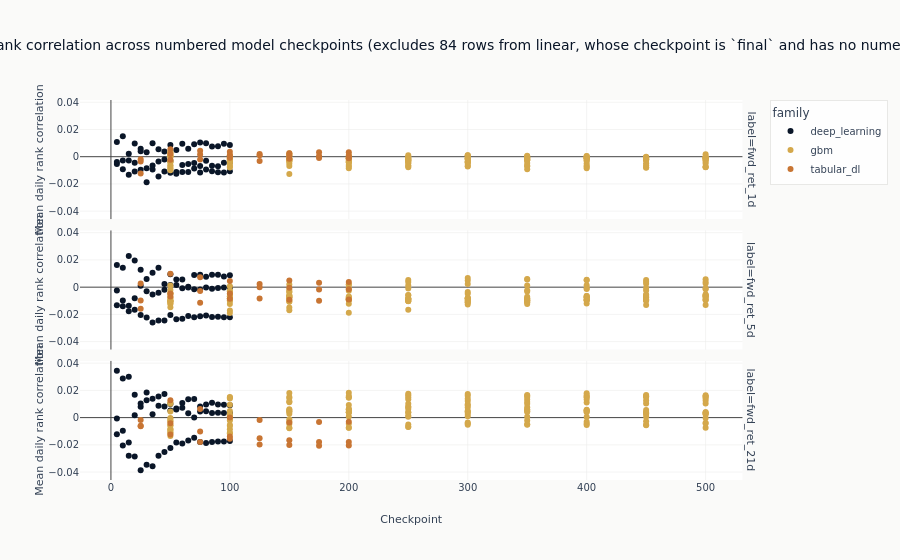

Here is the notebook cell this chart was saved with:
### Code cell
# Families whose checkpoint is `final` carry no numeric checkpoint position, so they have no x
# coordinate on this axis and plotly would drop them without saying so. They are excluded here by
# name rather than silently, and the count is stated in the title.
numbered = diagnosed.filter(pl.col("checkpoint_value").is_not_null())
unnumbered = diagnosed.filter(pl.col("checkpoint_value").is_null())
excluded_families = sorted(set(unnumbered.get_column("family"))) if unnumbered.height else []
figure = px.scatter(
    numbered,
    x="checkpoint_value",
    y="ic_mean",
    color="family",
    facet_row="label",
    hover_data=["config_name", "prediction_hash"],
    title=(
        "Validation rank correlation across numbered model checkpoints"
        + (
            f" (excludes {unnumbered.height} rows from {', '.join(excluded_families)},"
            " whose checkpoint is `final` and has no numeric position)"
            if excluded_families
            else ""
        )
    ),
    labels={"checkpoint_value": "Checkpoint", "ic_mean": "Mean daily rank correlation"},
)
figure.show()

### Figure 1 — Plotly figure (JSON) as saved in the notebook; plotly's stock layout.template omitted (floating-point values rounded to 4 significant figures; data arrays with more than 128 entries replaced by an {"elided": "..."} marker saying what was removed)
{"data": [{"customdata": [["nlinear", "0016f5cad4b6"], ["tcn", "04956220e994"], ["nlinear", "0a255defe5e9"], ["tcn", "0eb73fea6afa"], ["nlinear", "107b418ecbc1"], ["tcn", "13085f19bbdf"], ["lstm_h64", "13c2c18274b1"], ["tcn", "179a5e24a31d"], ["lstm_h64", "1ca3dd116482"], ["nlinear", "1dd16342853c"], ["tcn", "20fa64f7d231"], ["nlinear", "2282fe0ffc96"], ["tcn", "229c6496a858"], ["tcn", "24a463685007"], ["lstm_h64", "2cdd3be1dab2"], ["nlinear", "2d40c8d007d5"], ["tcn", "2e52946bc5ee"], ["nlinear", "328144c94fcd"], ["lstm_h64", "335e9c0f315a"], ["tcn", "35dc8c7044dc"], ["lstm_h64", "36e5f1cb3538"], ["nlinear", "3f9e4975768b"], ["lstm_h64", "413eae56da50"], ["lstm_h64", "434a418c56b9"], ["lstm_h64", "486d60df8cd3"], ["nlinear", "562abaab782d"], ["nlinear", "625ca33e4068"], ["lstm_h64", "62d3fed33dbf"], ["lstm_h64", "6412ce3cc131"], ["nlinear", "6a826d466336"], ["tcn", "6c76e9b23070"], ["tcn", "7119a476dd86"], ["tcn", "722db4f24f9b"], ["lstm_h64", "7891a5756f7a"], ["tcn", "7a8d5d4c704f"], ["nlinear", "7ad555dffe7f"], ["nlinear", "7cb3764c096f"], ["nlinear", "80862ae7fff2"], ["tcn", "8a3d62b26ac1"], ["nlinear", "8ef3bde90395"], ["lstm_h64", "951d34e244e6"], ["lstm_h64", "a27bbab519e9"], ["nlinear", "a4f923ccdc95"], ["tcn", "b4d91f555731"], ["tcn", "baa2300ecc61"], ["nlinear", "bdad9d8ac4eb"], ["lstm_h64", "bf16fc974668"], ["lstm_h64", "c1cf2aa7ee48"], ["nlinear", "c64c0e7951a1"], ["tcn", "c7ca1d512e18"], ["lstm_h64", "c7f88a4db486"], ["tcn", "c7fbf0570858"], ["tcn", "cb9e0c3a89fe"], ["lstm_h64", "cda0259c4ec9"], ["lstm_h64", "e95316d426da"], ["lstm_h64", "ea8b69c86459"], ["nlinear", "f2eb1fa782d5"], ["lstm_h64", "f30c2af55bec"], ["tcn", "f4566152daca"], ["nlinear", "ff810fb5104f"]], "hovertemplate": "family=deep_learning<br>label=fwd_ret_1d<br>Checkpoint=%{x}<br>Mean daily rank correlation=%{y}<br>config_name=%{customdata[0]}<br>prediction_hash=%{customdata[1]}<extra></extra>", "legendgroup": "deep_learning", "marker": {"color": "#0a1628", "symbol": "circle"}, "mode": "markers", "name": "deep_learning", "orientation": "v", "showlegend": true, "type": "scatter", "x": [20, 40, 15, 10, 95, 45, 100, 95, 35, 75, 55, 90, 70, 25, 20, 5, 85, 55, 40, 90, 45, 85, 25, 95, 10, 50, 35, 15, 90, 45, 15, 5, 80, 80, 60, 40, 65, 30, 20, 10, 65, 70, 60, 65, 100, 25, 60, 50, 80, 35, 75, 75, 50, 55, 30, 5, 70, 85, 30, 100], "xaxis": "x3", "y": [-0.01091, 0.005479, -0.01335, 0.01495, -0.0116, 0.003821, -0.003925, 0.009431, -0.006521, -0.01158, 0.004914, -0.01136, 0.009077, 0.004078, -0.004447, -0.00532, 0.007562, -0.01119, -0.003543, 0.007715, -0.00207, -0.01068, 0.005879, -0.004503, -0.002709, -0.01185, -0.00945, -0.00273, -0.007013, -0.01096, 0.002199, 0.01085, 0.009816, -0.002943, 0.009574, -0.01456, -0.01128, -0.01871, 0.009732, -0.009135, -0.005288, -0.004607, -0.0112, 0.005765, 0.008559, -0.009541, -0.006187, -0.003183, -0.009457, 0.009786, -0.006882, 0.01048, 0.008545, -0.01258, -0.008474, -0.00389, -0.008639, -0.006622, 0.003345, -0.01072], "yaxis": "y3"}, {"customdata": [["lstm_h64", "00877e7b6a7a"], ["nlinear", "008b93c8017c"], ["tcn", "048dbbebd325"], ["tcn", "123a022afad3"], ["lstm_h64", "138867a25dd2"], ["lstm_h64", "153aa98abe64"], ["lstm_h64", "1a32dfdf8677"], ["lstm_h64", "1d354b9f4dff"], ["lstm_h64", "22a0470295bd"], ["tcn", "2628a9369fae"], ["tcn", "2c128d36144b"], ["lstm_h64", "328dc612233c"], ["tcn", "3838671d1a5f"], ["nlinear", "38e5b89050aa"], ["nlinear", "38f8d15a0eff"], ["nlinear", "3ac677625d48"], ["nlinear", "3c28fb5b1b04"], ["nlinear", "3c6edc67f912"], ["lstm_h64", "416e1b8bbf34"], ["nlinear", "42d529564c2a"], ["nlinear", "4304ac6a53f8"], ["nlinear", "440f27d8b5b2"], ["nlinear", "4b6267ff6277"], ["tcn", "562ad3588d81"], ["nlinear", "572711b4c3a6"], ["tcn", "57f9b247b66a"], ["tcn", "5f5b16d8674d"], ["nlinear", "6064fd6184fa"], ["lstm_h64", "61e54b1d4d01"], ["lstm_h64", "712add9c938b"], ["nlinear", "72b942f53b3d"], ["lstm_h64", "8a8082ec58b4"], ["tcn", "8d42416b424a"], ["tcn", "93c502488088"], ["tcn", "95854494a6ac"], ["lstm_h64", "95bbe7f991c7"], ["lstm_h64", "97c93a4e64a5"], ["tcn", "9e9217ca6070"], ["lstm_h64", "af402208abe4"], ["tcn", "c3c59e76f878"], ["lstm_h64", "c4fe16fb5a71"], ["nlinear", "c62d77d2197f"], ["tcn", "c8150226d3a3"], ["tcn", "c8ad18f70aac"], ["nlinear", "cba3109e01b8"], ["nlinear", "cd135b49e9a9"], ["lstm_h64", "d07f27208dff"], ["tcn", "dc3f2cc609cd"], ["tcn", "e2b818b7e60d"], ["nlinear", "e41ad1856170"], ["lstm_h64", "e4ec44bbff72"], ["nlinear", "ea5788b985be"], ["tcn", "eba56cb0ee3c"], ["lstm_h64", "efa63b8be8bc"], ["tcn", "f95a8c5393eb"], ["lstm_h64", "fb3509f42b12"], ["nlinear", "fb90893d0581"], ["tcn", "fc57f2fa7969"], ["lstm_h64", "fd559fb7b792"], ["nlinear", "ff8c4352ccb4"]], "hovertemplate": "family=deep_learning<br>label=fwd_ret_5d<br>Checkpoint=%{x}<br>Mean daily rank correlation=%{y}<br>config_name=%{customdata[0]}<br>prediction_hash=%{customdata[1]}<extra></extra>", "legendgroup": "deep_learning", "marker": {"color": "#0a1628", "symbol": "circle"}, "mode": "markers", "name": "deep_learning", "orientation": "v", "showlegend": false, "type": "scatter", "x": [45, 20, 55, 50, 15, 20, 25, 5, 50, 85, 65, 100, 70, 100, 50, 60, 80, 85, 70, 25, 90, 30, 75, 40, 35, 10, 5, 40, 80, 10, 15, 85, 95, 20, 15, 90, 95, 45, 55, 30, 65, 55, 80, 75, 95, 10, 40, 25, 100, 5, 75, 65, 35, 60, 60, 35, 70, 90, 30, 45], "xaxis": "x2", "y": [-0.00194, -0.01661, 0.005556, 0.009485, -0.0137, -0.008095, 0.001058, -0.01332, 0.001567, 0.009165, 0.0002891, -0.0003212, 0.009012, -0.02211, -0.02045, -0.02317, -0.02085, -0.02201, -0.001602, -0.02044, -0.02165, -0.0223, -0.02139, 0.01418, -0.02605, 0.01427, 0.01635, -0.02457, -0.0002413, -0.009754, -0.01764, -0.001118, 0.007888, 0.01961, 0.02285, -0.0006011, -0.0003388, 0.002291, 0.001644, 0.005927, -0.0002817, -0.02356, 0.007721, 0.009188, -0.02209, -0.01397, -0.004072, 0.01272, 0.008676, -0.002494, -0.001807, -0.02126, 0.0105, -0.0007973, 0.00562, -0.005338, -0.02202, 0.009174, -0.002972, -0.02441], "yaxis": "y2"}, {"customdata": [["nlinear", "02910f533c40"], ["nlinear", "03949692d60c"], ["tcn", "0fc8e68fbd73"], ["nlinear", "19144ed00035"], ["tcn", "2524da328d5a"], ["lstm_h64", "25f44b5a209d"], ["nlinear", "278e76af8a40"], ["nlinear", "27c7c00bb92a"], ["lstm_h64", "2c37af127104"], ["nlinear", "2f3ee03c93c9"], ["lstm_h64", "2fbbd3e33eec"], ["tcn", "3657b0fea140"], ["lstm_h64", "3ab49f4d4a1b"], ["lstm_h64", "3dff192e1491"], ["lstm_h64", "3fdd49b3aca8"], ["lstm_h64", "432887f2dc8e"], ["lstm_h64", "44026bce2351"], ["nlinear", "466ecfe05ea0"], ["lstm_h64", "46c179c90705"], ["tcn", "4a867dd3f781"], ["nlinear", "4d98bbf9af14"], ["lstm_h64", "4decacbd00bf"], ["tcn", "4e55a3e353d4"], ["lstm_h64", "517fc2222227"], ["tcn", "52531c0b6fd2"], ["tcn", "52ee727332c2"], ["lstm_h64", "56a9b7d45854"], ["tcn", "57cef6ab084a"], ["tcn", "60fac9bb713f"], ["tcn", "6320e9e2338f"], ["lstm_h64", "64c1bea89666"], ["tcn", "6e4d63d2b639"], ["nlinear", "78a8372103f5"], ["tcn", "7a091f1b27b4"], ["tcn", "7aff97c9a9b5"], ["nlinear", "846447cec3e7"], ["lstm_h64", "92e524ad7698"], ["nlinear", "92ec58bbd38b"], ["nlinear", "9a28147c168a"], ["tcn", "a2c0828c5175"], ["tcn", "a66b3e8773ed"], ["lstm_h64", "b629c4ef2362"], ["nlinear", "b70df86c1999"], ["tcn", "b819e6a9b704"], ["lstm_h64", "b839846c1759"], ["nlinear", "bac5da257cfb"], ["tcn", "bb39063e251b"], ["nlinear", "c2e858336d7f"], ["tcn", "c4020de6a908"], ["nlinear", "c86589b1f2c9"], ["lstm_h64", "d1f2f9381ec7"], ["nlinear", "d2a6209d9506"], ["nlinear", "d649311573d2"], ["lstm_h64", "de2d7eeca1af"], ["nlinear", "e3157c387d7d"], ["tcn", "eb804ff6a801"], ["tcn", "f30b506cf3a8"], ["lstm_h64", "f8bfcc70929b"], ["nlinear", "f94349eb5212"], ["lstm_h64", "fb51b79c74b7"]], "hovertemplate": "family=deep_learning<br>label=fwd_ret_21d<br>Checkpoint=%{x}<br>Mean daily rank correlation=%{y}<br>config_name=%{customdata[0]}<br>prediction_hash=%{customdata[1]}<extra></extra>", "legendgroup": "deep_learning", "marker": {"color": "#0a1628", "symbol": "circle"}, "mode": "markers", "name": "deep_learning", "orientation": "v", "showlegend": false, "type": "scatter", "x": [65, 20, 55, 50, 10, 20, 5, 45, 50, 70, 25, 90, 75, 15, 100, 10, 95, 85, 40, 95, 55, 65, 85, 85, 35, 30, 80, 65, 25, 100, 90, 80, 15, 20, 45, 75, 45, 60, 90, 15, 5, 55, 40, 50, 35, 30, 40, 35, 60, 10, 60, 100, 80, 5, 95, 75, 70, 70, 25, 30], "xaxis": "x", "y": [-0.01675, -0.02859, 0.006631, -0.02231, 0.02866, 0.00183, -0.0005771, -0.02532, 0.009967, -0.01471, 0.007943, 0.009723, 0.004519, -0.0182, 0.003415, -0.009671, 0.003463, -0.018, 0.008643, 0.009415, -0.01826, 0.003237, 0.011, 0.003392, 0.002413, 0.01276, 0.004664, 0.01358, 0.01042, 0.009, 0.003547, 0.009653, -0.02799, 0.01688, 0.01736, -0.01787, 0.008262, -0.01892, -0.01761, 0.03009, 0.03452, 0.00604, -0.02809, 0.005312, 0.01389, -0.03464, 0.01551, -0.03565, 0.01076, -0.02044, 0.007168, -0.01715, -0.01856, -0.01228, -0.01748, 0.00815, 0.01372, -7.839e-07, -0.0387, 0.01842], "yaxis": "y"}, {"customdata": {"elided": "150x2 str values"}, "hovertemplate": "family=gbm<br>label=fwd_ret_1d<br>Checkpoint=%{x}<br>Mean daily rank correlation=%{y}<br>config_name=%{customdata[0]}<br>prediction_hash=%{customdata[1]}<extra></extra>", "legendgroup": "gbm", "marker": {"color": "#D4A84B", "symbol": "circle"}, "mode": "markers", "name": "gbm", "orientation": "v", "showlegend": true, "type": "scatter", "x": {"elided": "150 int values"}, "xaxis": "x3", "y": {"elided": "150 float values"}, "yaxis": "y3"}, {"customdata": {"elided": "150x2 str values"}, "hovertemplate": "family=gbm<br>label=fwd_ret_5d<br>Checkpoint=%{x}<br>Mean daily rank correlation=%{y}<br>config_name=%{customdata[0]}<br>prediction_hash=%{customdata[1]}<extra></extra>", "legendgroup": "gbm", "marker": {"color": "#D4A84B", "symbol": "circle"}, "mode": "markers", "name": "gbm", "orientation": "v", "showlegend": false, "type": "scatter", "x": {"elided": "150 int values"}, "xaxis": "x2", "y": {"elided": "150 float values"}, "yaxis": "y2"}, {"customdata": {"elided": "150x2 str values"}, "hovertemplate": "family=gbm<br>label=fwd_ret_21d<br>Checkpoint=%{x}<br>Mean daily rank correlation=%{y}<br>config_name=%{customdata[0]}<br>prediction_hash=%{customdata[1]}<extra></extra>", "legendgroup": "gbm", "marker": {"color": "#D4A84B", "symbol": "circle"}, "mode": "markers", "name": "gbm", "orientation": "v", "showlegend": false, "type": "scatter", "x": {"elided": "150 int values"}, "xaxis": "x", "y": {"elided": "150 float values"}, "yaxis": "y"}, {"customdata": [["tabm_s", "20f6a902884a"], ["tabm_s", "2225b4315102"], ["tabm_m", "248743bd449e"], ["tabm_l", "3504fb8bc466"], ["tabm_m", "364f9befab5f"], ["tabm_s", "3c1799cea565"], ["tabm_m", "66f372207e52"], ["tabm_l", "6feb0a546945"], ["tabm_m", "7fcb456bd400"], ["tabm_m", "9071ee06b207"], ["tabm_m", "984ee7a39a52"], ["tabm_l", "996d72bde571"], ["tabm_s", "a4410d8ac3dd"], ["tabm_m", "ab7816bbde4a"], ["tabm_l", "b02cb81148f4"], ["tabm_s", "b451273779f9"], ["tabm_m", "bd002c6cf0df"], ["tabm_s", "c104b1a43f80"], ["tabm_s", "c8d420861865"], ["tabm_l", "d2e4dd2d1cf5"], ["tabm_l", "d7ff767867bb"], ["tabm_l", "e34ff41525a5"], ["tabm_s", "ecf5298efdb7"], ["tabm_l", "ef6b06c797bd"]], "hovertemplate": "family=tabular_dl<br>label=fwd_ret_1d<br>Checkpoint=%{x}<br>Mean daily rank correlation=%{y}<br>config_name=%{customdata[0]}<br>prediction_hash=%{customdata[1]}<extra></extra>", "legendgroup": "tabular_dl", "marker": {"color": "#C87533", "symbol": "circle"}, "mode": "markers", "name": "tabular_dl", "orientation": "v", "showlegend": true, "type": "scatter", "x": [150, 125, 75, 75, 200, 100, 150, 175, 175, 25, 50, 200, 25, 100, 150, 175, 125, 200, 75, 50, 100, 125, 50, 25], "xaxis": "x3", "y": [0.0007801, 0.0011, 0.00162, -0.00215, 0.003189, 0.001143, 0.002582, -0.0009627, 0.00324, -0.01243, -0.002306, -0.001196, -0.001836, 0.003606, -0.001571, 0.0004242, 0.002022, 0.0005523, 0.004426, 0.002004, -0.000704, -0.003191, 0.005539, -0.003591], "yaxis": "y3"}, {"customdata": [["tabm_s", "0962c68b1451"], ["tabm_l", "11ca9c4a0a6c"], ["tabm_s", "15a0cbdeb7f8"], ["tabm_l", "1819e0e58e64"], ["tabm_m", "3084d0b77f36"], ["tabm_l", "3cd82ae2e187"], ["tabm_l", "3ff8fb57075b"], ["tabm_l", "5e5882dcee32"], ["tabm_m", "63007c988fb2"], ["tabm_l", "650cd4a7ba46"], ["tabm_m", "6d2124d6d59c"], ["tabm_s", "6fb2f7b99567"], ["tabm_s", "727b654f8687"], ["tabm_l", "7db90b5518e1"], ["tabm_s", "84fc0eb094b2"], ["tabm_m", "8f12768fa77c"], ["tabm_m", "91e7b643d42d"], ["tabm_s", "a075e373a326"], ["tabm_s", "b789db35cbd5"], ["tabm_l", "bb3e2c2498bd"], ["tabm_m", "d71b6cab5020"], ["tabm_s", "dda1dee210b1"], ["tabm_m", "e0dd1fa060c9"], ["tabm_m", "f7a0320c3462"]], "hovertemplate": "family=tabular_dl<br>label=fwd_ret_5d<br>Checkpoint=%{x}<br>Mean daily rank correlation=%{y}<br>config_name=%{customdata[0]}<br>prediction_hash=%{customdata[1]}<extra></extra>", "legendgroup": "tabular_dl", "marker": {"color": "#C87533", "symbol": "circle"}, "mode": "markers", "name": "tabular_dl", "orientation": "v", "showlegend": false, "type": "scatter", "x": [200, 75, 150, 25, 25, 200, 125, 100, 75, 175, 150, 175, 25, 50, 125, 200, 175, 50, 75, 150, 100, 100, 50, 125], "xaxis": "x2", "y": [-0.001538, 0.0073, -0.0004852, 0.002607, -0.01581, 0.003878, 0.002395, 0.004524, -0.01143, 0.003307, -0.009171, -0.001647, -0.009833, 0.009803, -0.0001233, -0.00905, -0.009933, -0.004694, -0.002858, 0.00487, -0.008441, -0.004602, -0.006867, -0.008274], "yaxis": "y2"}, {"customdata": [["tabm_s", "02fd88ab888c"], ["tabm_s", "083cd658ee85"], ["tabm_l", "0be5b2e0d016"], ["tabm_s", "164a4b7a7030"], ["tabm_m", "1accc473ecbd"], ["tabm_l", "1d4c9e4df99b"], ["tabm_l", "304777070fbe"], ["tabm_m", "54f11054f2f5"], ["tabm_m", "5a5c04e5d3a8"], ["tabm_l", "6461a37d1fd2"], ["tabm_m", "74505b6ec542"], ["tabm_s", "81da3618a1e2"], ["tabm_s", "86483864131b"], ["tabm_l", "89cda36761bd"], ["tabm_m", "aa3e998bdb57"], ["tabm_s", "b3419d8d3c7d"], ["tabm_s", "b4866501e357"], ["tabm_l", "c103557c6bf7"], ["tabm_m", "cb3404fb4185"], ["tabm_m", "d0ce4ec02479"], ["tabm_s", "df23dd60e059"], ["tabm_l", "e7642a0979bc"], ["tabm_l", "fd6faffed84c"], ["tabm_m", "ffe98d418d28"]], "hovertemplate": "family=tabular_dl<br>label=fwd_ret_21d<br>Checkpoint=%{x}<br>Mean daily rank correlation=%{y}<br>config_name=%{customdata[0]}<br>prediction_hash=%{customdata[1]}<extra></extra>", "legendgroup": "tabular_dl", "marker": {"color": "#C87533", "symbol": "circle"}, "mode": "markers", "name": "tabular_dl", "orientation": "v", "showlegend": false, "type": "scatter", "x": [25, 50, 100, 75, 25, 175, 50, 150, 125, 200, 100, 175, 100, 150, 175, 200, 150, 75, 50, 200, 125, 125, 25, 75], "xaxis": "x", "y": [-0.00601, 0.01278, -0.01545, 0.006391, -0.006364, -0.02069, -0.01236, -0.01656, -0.01516, -0.02042, -0.01385, -0.003264, 0.0001221, -0.0202, -0.01797, -0.00298, -0.003534, -0.01784, -0.004174, -0.01787, -0.001755, -0.01983, -0.00172, -0.01014], "yaxis": "y"}], "layout": {"annotations": [{"font": {}, "showarrow": false, "text": "label=fwd_ret_21d", "textangle": 90, "x": 0.98, "xanchor": "left", "xref": "paper", "y": 0.1567, "yanchor": "middle", "yref": "paper"}, {"font": {}, "showarrow": false, "text": "label=fwd_ret_5d", "textangle": 90, "x": 0.98, "xanchor": "left", "xref": "paper", "y": 0.5, "yanchor": "middle", "yref": "paper"}, {"font": {}, "showarrow": false, "text": "label=fwd_ret_1d", "textangle": 90, "x": 0.98, "xanchor": "left", "xref": "paper", "y": 0.8433, "yanchor": "middle", "yref": "paper"}], "legend": {"title": {"text": "family"}, "tracegroupgap": 0}, "title": {"text": "Validation rank correlation across numbered model checkpoints (excludes 84 rows from linear, whose checkpoint is `final` and has no numeric position)"}, "xaxis": {"anchor": "y", "domain": [0.0, 0.98], "title": {"text": "Checkpoint"}}, "xaxis2": {"anchor": "y2", "domain": [0.0, 0.98], "matches": "x", "showticklabels": false}, "xaxis3": {"anchor": "y3", "domain": [0.0, 0.98], "matches": "x", "showticklabels": false}, "yaxis": {"anchor": "x", "domain": [0.0, 0.3133], "title": {"text": "Mean daily rank correlation"}}, "yaxis2": {"anchor": "x2", "domain": [0.3433, 0.6567], "matches": "y", "title": {"text": "Mean daily rank correlation"}}, "yaxis3": {"anchor": "x3", "domain": [0.6867, 1.0], "matches": "y", "title": {"text": "Mean daily rank correlation"}}}}
